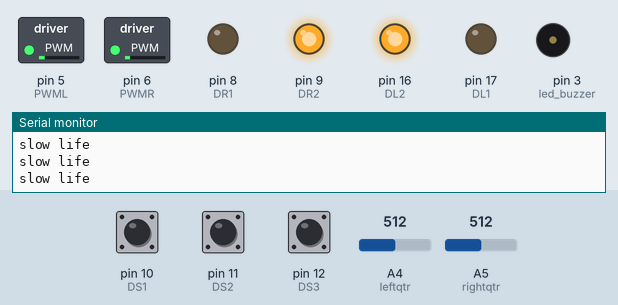
This sketch was run on a simulated Arduino Nano, built with avr-gcc and run on an emulated ATmega328P. Shown: switched loads named in the sketch (green lamp = pin HIGH), output pins drawn as LEDs (lit = HIGH), buzzer (waves = sounding), the last lines printed to the serial monitor. Dashed ring = blinking. The inputs (shaded band) are chosen by the test bench; at power-on: A4 (leftqtr) = 512, pin 10 (DS1) HIGH, pin 11 (DS2) HIGH, A5 (rightqtr) = 512, pin 12 (DS3) HIGH. Pins used as bus, display or sensor lines are not drawn.

Above: at 6.3 s.
6.4 s: A4 (leftqtr) set to 682
9.4 s: A4 (leftqtr) set to 709
At 9.85 s:
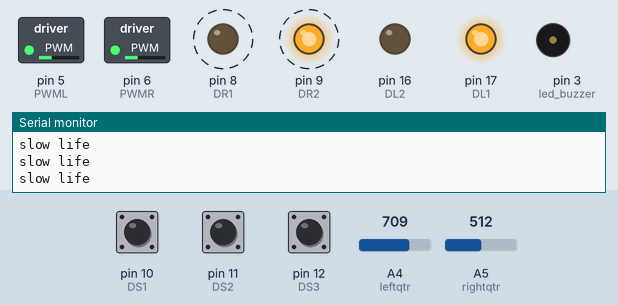
12.4 s: pin 10 (DS1) pulled LOW for 1 s
At 13.0 s:
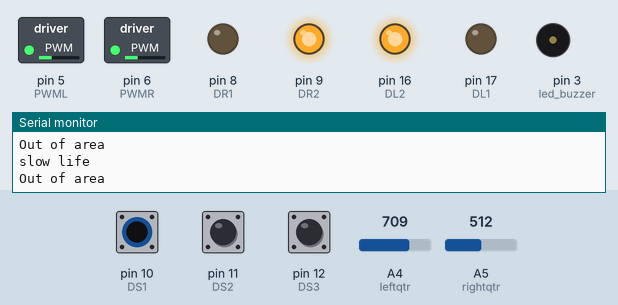
At 13.48 s:
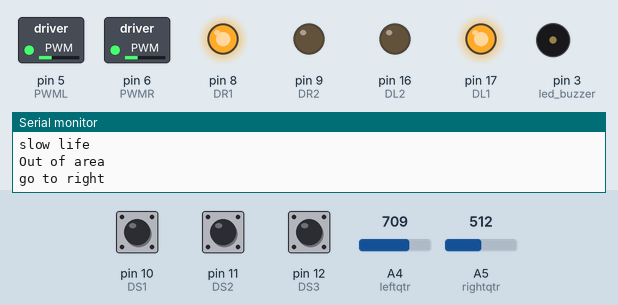
15.4 s: pin 11 (DS2) pulled LOW for 1 s
18.4 s: A5 (rightqtr) set to 1003
21.4 s: A5 (rightqtr) set to 1020
At 21.63 s:
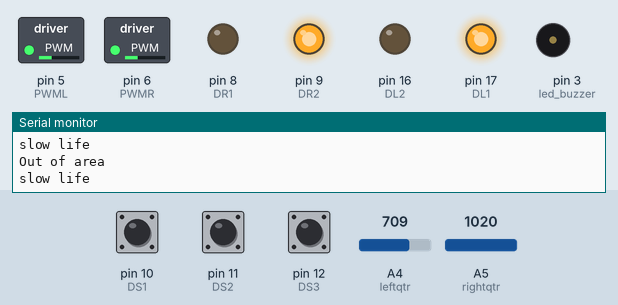
Timing chart, 0 to 24.4 s (numbered marks = the images above; inputs shaded):
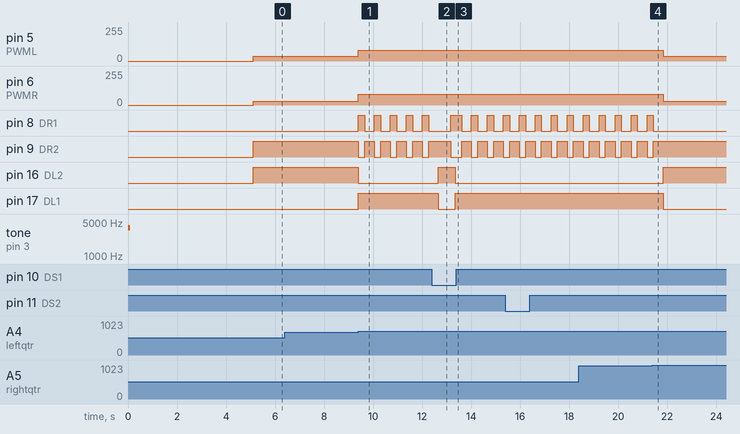

Measured:
- the behaviour switches between 700 and 701 on A4 (leftqtr) (found by bisection; images 0 and 1)
- the behaviour switches between 1019 and 1020 on A5 (rightqtr) (found by bisection; images 3 and 4)
- after the input at 9.4 s, pin 5 (PWML): 35/255 → 80/255 at once; pin 6 (PWMR): 30/255 → 80/255 at once; pin 8 (DR1): alternates HIGH for 0.25 s and LOW for 0.40 s, starting at once; pin 9 (DR2): alternates HIGH for 0.40 s and LOW for 0.25 s, starting at once; pin 16 (DL2): HIGH → LOW at once
- after the input at 12.4 s, pin 16 (DL2): LOW → HIGH after 0.26 s, → LOW 0.70 s later; pin 17 (DL1): HIGH → LOW after 0.26 s, → HIGH 0.70 s later
- after the input at 21.4 s, pin 5 (PWML): 80/255 → 35/255 after 0.43 s; pin 6 (PWMR): 80/255 → 30/255 after 0.43 s; pin 8 (DR1): goes on until 21.4 s, then stays LOW; pin 9 (DR2): goes on until 21.4 s, then stays HIGH; pin 16 (DL2): LOW → HIGH after 0.43 s

The sketch:

auto_sumo_1kg..ino
```cpp
#define DL1  17
#define DL2  16
#define PWML 5

#define DR1  8
#define DR2  9
#define PWMR 6

#define leftsensor 7
#define frontsensor A6
#define rightsensor 4

#define leftqtr A4
#define rightqtr A5

int qtr = 700;  //ค่ากลาง

#define led_buzzer 3
#define button 2
#define ir 2

#define DS1 10
#define DS2 11
#define DS3 12

int irr=0;
int Speed = 20;
int MaxSpeed = 102; // Idle Speed while no sensor giving data.
int LastValue = 5; // Last Value Variable for remembering last Opponent sensor sense.
void setup() {
  pinMode(leftsensor, INPUT_PULLUP);
  pinMode(frontsensor, INPUT);
  pinMode(rightsensor, INPUT_PULLUP);

  pinMode(leftqtr, INPUT_PULLUP);
  pinMode(rightqtr, INPUT_PULLUP);

  Serial.begin(9600);
  pinMode(DL1, OUTPUT);
  pinMode(DL2, OUTPUT);
  pinMode(PWML, OUTPUT);
  pinMode(DR1, OUTPUT);
  pinMode(DR2, OUTPUT);
  pinMode(PWMR, OUTPUT);

  pinMode(led_buzzer, OUTPUT);
  pinMode(button, INPUT);
  pinMode(ir, INPUT);

  pinMode(DS1, INPUT_PULLUP);
  pinMode(DS2, INPUT_PULLUP);
  pinMode(DS3, INPUT_PULLUP);

  digitalWrite(led_buzzer, HIGH);

    tone(led_buzzer, 3800, 1000);
  delay(100);
  noTone(led_buzzer);


  delay(5000);                     //หน่วงเวลา
}

void loop() {

if (analogRead(leftqtr)>800 && analogRead(rightqtr)>800 ){
if (analogRead(frontsensor)<400) {
   Set_Motor(255, 255, 1);
   Serial.println("forward");

  } else if (digitalRead(leftsensor) == LOW) {
    Set_Motor(-120,120, 100);
    Serial.println("left");

  } else if (digitalRead(rightsensor) == LOW) {

    Set_Motor(120, -120, 100);
    Serial.println("right");

  }

}else

if (analogRead(leftqtr)<qtr && analogRead(rightqtr)>800 ){
  Set_Motor(-80, -80, 250);
  Set_Motor(80, -80, 400);
  Serial.println("Out of area");
  //LastValue=3;
}else

if (analogRead(leftqtr)>qtr && analogRead(rightqtr)<1020 ){
  Set_Motor(-80, -80, 250);
  Set_Motor(-80, 80, 400);
 // LastValue=7;
  Serial.println("Out of area");
}


  /*Set_Motor(100, 100, 1000);
  Set_Motor(100, -100, 1000);
  Set_Motor(-100, 100, 1000);*/


    if (digitalRead(DS1) == 1 && digitalRead(DS2) == 1 && digitalRead(DS3) == 0) {
      Set_Motor(80, 80, 500);
      Set_Motor(-80, 80, 200);
        Serial.println("go to left");
      }else if (digitalRead(DS1) == 0 && digitalRead(DS2) == 0 && digitalRead(DS3) == 0) {
        Set_Motor(0, 0, 0);
        Serial.println("wait");
      }else if (digitalRead(DS1) == 0 && digitalRead(DS2) == 1 && digitalRead(DS3) == 1) {
        Set_Motor(80, 80, 500);
      Set_Motor(80, -80, 200);
        Serial.println("go to right");
      }else if (digitalRead(DS1) == 1 && digitalRead(DS2) == 0 && digitalRead(DS3) == 1) {
        Set_Motor(120,120, 1);
        Serial.println("limit break");
      }else if (digitalRead(DS1) == 1 && digitalRead(DS2) == 1 && digitalRead(DS3) == 1) {
        Set_Motor(35,30,1 );
        Serial.println("slow life");
      }
       /* if (analogRead(frontsensor) < 400) {


   Set_Motor(40,40, 1);

  } else if (digitalRead(leftsensor) == LOW) {

    Set_Motor(-80, 80, 160);


  } else if (digitalRead(rightsensor) == LOW) {

    Set_Motor(80, -80, 160);


  }else{
    Set_Motor(45, 45, 1);
  }
      }*/


}
//ปรับปรุงและแก้ไข โดย https://web.facebook.com/oat.KT.robot

//////////////////////////////////////////Code Setting Motor *[ห้ามลบ]*////////////////////////////////////////////////

void Set_Motor(int spl, int spr, int timeV)
{
  if (spl > 0)
  {
    digitalWrite(DL1, LOW);
    digitalWrite(DL2, HIGH);
    analogWrite(PWML, spl);
  }
  else if (spl < 0)
  {
    digitalWrite(DL1, HIGH);
    digitalWrite(DL2, LOW);
    analogWrite(PWML, -spl);
  }
  else
  {
    digitalWrite(DL1, HIGH);
    digitalWrite(DL2, HIGH);
    analogWrite(PWML, -255);
  }
  //////////////////////////////////////
  if (spr > 0)
  {
    digitalWrite(DR1, LOW);
    digitalWrite(DR2, HIGH);
    analogWrite(PWMR, spr);
  }
  else if (spr < 0)
  {
    digitalWrite(DR1, HIGH);
    digitalWrite(DR2, LOW);
    analogWrite(PWMR, -spr);
  }
  else
  {
    digitalWrite(DR1, HIGH);
    digitalWrite(DR2, HIGH);
    analogWrite(PWMR, -255);
  }
  delay(timeV);
}
```
